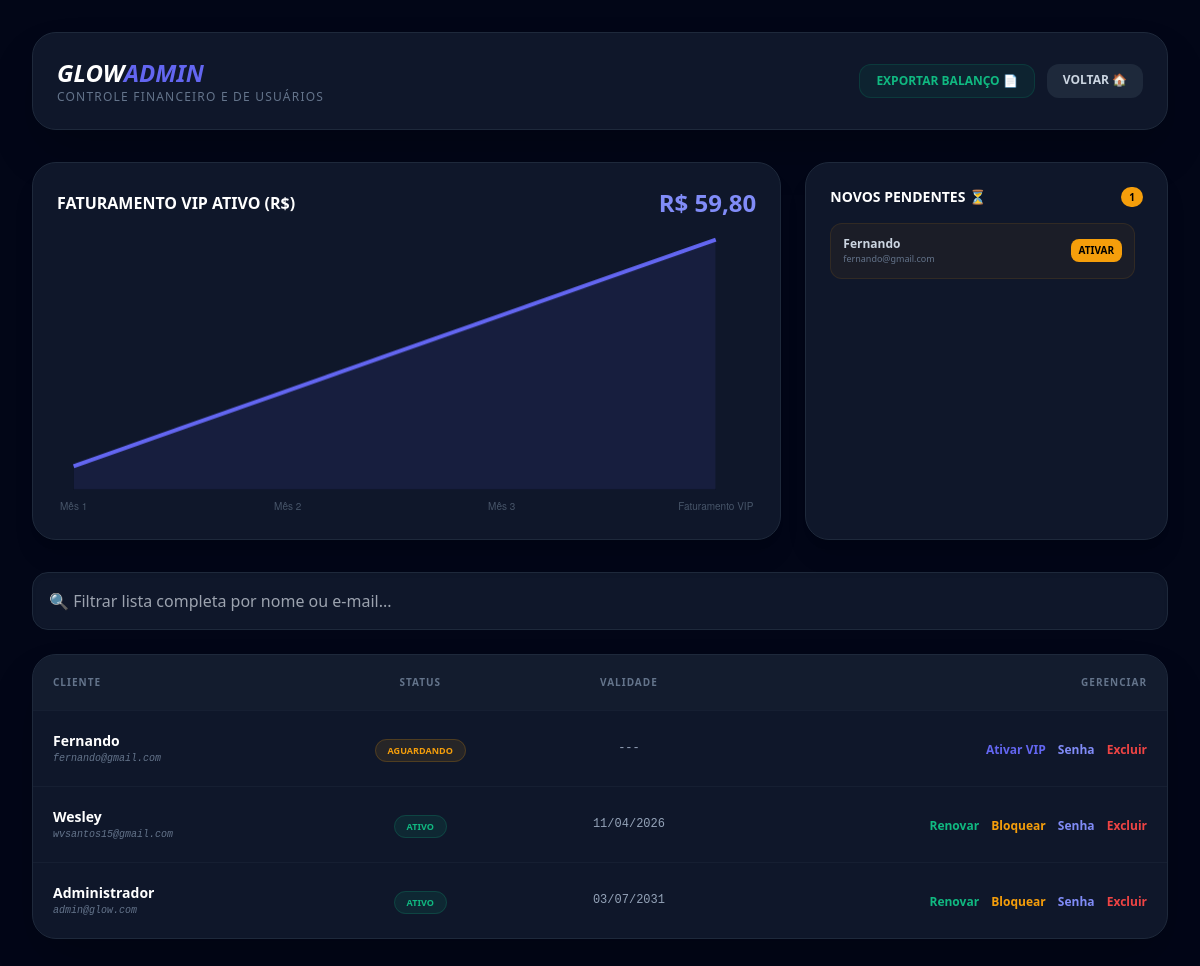
The page /admin.php (signed in) on the database its author committed.
### tables this page shows
CREATE TABLE usuarios (
    id INTEGER PRIMARY KEY AUTOINCREMENT,
    nome VARCHAR(100) NOT NULL,
    email VARCHAR(100) NOT NULL UNIQUE,
    senha VARCHAR(255) NOT NULL,
    status TEXT DEFAULT "aguardando" CHECK(status IN ("aguardando","ativo","suspenso")),
    criado_em DATETIME DEFAULT CURRENT_TIMESTAMP,
    expira_em DATE DEFAULT NULL
);

### admin.php (the view, shortened to what this page needs)
<?php
try {
    $db_path = __DIR__ . "/glow.db";
    $pdo = new PDO("sqlite:" . $db_path);
    $pdo->setAttribute(PDO::ATTR_ERRMODE, PDO::ERRMODE_EXCEPTION);
} catch (Exception $e) { die("Erro: " . $e->getMessage()); }
$total_users = $pdo->query("SELECT count(*) FROM usuarios")->fetchColumn();
$total_ativos = $pdo->query("SELECT count(*) FROM usuarios WHERE status='ativo' AND expira_em >= date('now')")->fetchColumn();
$total_aguardando = $pdo->query("SELECT count(*) FROM usuarios WHERE status='aguardando'")->fetchColumn();
$faturamento = $total_ativos * 29.90;
$grafico_faturamento = [$faturamento * 0.7, $faturamento * 0.8, $faturamento * 0.9, $faturamento];
$usuarios = $pdo->query("SELECT * FROM usuarios ORDER BY id DESC")->fetchAll(PDO::FETCH_ASSOC);
$pendentes_lista = $pdo->query("SELECT id, nome, email FROM usuarios WHERE status='aguardando' ORDER BY id DESC")->fetchAll(PDO::FETCH_ASSOC);
?>
<!DOCTYPE html>
<html lang="pt-br">
<head>
    <script src="https://cdn.tailwindcss.com"></script>
</head>
<body class="bg-[#020617] text-slate-300 min-h-screen font-sans">
<div class="max-w-7xl mx-auto p-4 md:p-8">
    <div class="flex justify-between items-center mb-8 bg-[#0f172a] p-6 rounded-3xl border border-slate-800 shadow-2xl">
        <div>
            <h1 class="text-2xl font-black text-white italic">GLOW<span class="text-indigo-500">ADMIN</span></h1>
            <p class="text-xs text-slate-500 uppercase tracking-widest">Controle Financeiro e de Usuários</p>
        </div>
        <div class="flex gap-3">
            <button onclick="exportarRelatorio()" class="bg-emerald-600/10 text-emerald-500 border border-emerald-600/20 px-4 py-2 rounded-xl text-xs font-bold hover:bg-emerald-600 hover:text-white transition">EXPORTAR BALANÇO 📄</button>
            <a href="index.php" class="bg-slate-800 px-4 py-2 rounded-xl text-xs font-bold hover:bg-slate-700 transition">VOLTAR 🏠</a>
        </div>
    </div>
    <div class="grid grid-cols-1 lg:grid-cols-3 gap-6 mb-8">
        <div class="lg:col-span-2 bg-[#0f172a] p-6 rounded-3xl border border-slate-800 shadow-xl">
            <h3 class="text-white font-bold mb-4 flex justify-between items-center">
                FATURAMENTO VIP ATIVO (R$)
                <span class="text-indigo-400 text-2xl font-black">R$ <?= number_format($faturamento, 2, ',', '.') ?></span>
            </h3>
            <canvas id="faturamentoChart" height="120"></canvas>
        </div>
        <div class="bg-[#0f172a] p-6 rounded-3xl border border-slate-800 shadow-xl border-amber-500/20">
            <h3 class="text-white font-bold mb-4 text-sm uppercase text-amber-500 flex justify-between">
                Novos Pendentes ⏳
                <span class="bg-amber-500 text-black px-2 rounded-full text-[10px]"><?= $total_aguardando ?></span>
            </h3>
            <div class="space-y-3 overflow-y-auto max-h-[250px] pr-2">
                <?php foreach($pendentes_lista as $p): ?>
                <div class="flex justify-between items-center bg-amber-500/5 p-3 rounded-xl border border-amber-500/10">
                    <div class="flex flex-col">
                        <span class="text-xs font-bold text-slate-300"><?= $p['nome'] ?></span>
                        <span class="text-[9px] text-slate-500"><?= $p['email'] ?></span>
                    </div>
                    <a href="?ativar=<?= $p['id'] ?>" class="text-[10px] bg-amber-500 text-black font-black px-2 py-1 rounded-lg">ATIVAR</a>
                </div>
                <?php endforeach; ?>
            </div>
        </div>
    </div>
    <input type="text" id="inputBusca" placeholder="🔍 Filtrar lista completa por nome ou e-mail..." class="w-full bg-[#0f172a] border border-slate-800 p-4 rounded-2xl mb-6 outline-none focus:border-indigo-500 text-white shadow-inner">
    <div class="bg-[#0f172a] rounded-3xl border border-slate-800 overflow-hidden shadow-2xl">
        <table class="w-full text-left border-collapse">
            <thead class="bg-slate-800/30 text-[10px] uppercase text-slate-500 font-black tracking-widest">
                <tr>
                    <th class="p-5">Cliente</th>
                    <th class="p-5 text-center">Status</th>
                    <th class="p-5 text-center">Validade</th>
                    <th class="p-5 text-right">Gerenciar</th>
                </tr>
            </thead>
            <tbody id="tabelaCorpo">
                <?php foreach ($usuarios as $u): $exp = ($u["expira_em"] && $u["expira_em"] < date("Y-m-d")); ?>
                <tr class="border-t border-slate-800/50 hover:bg-white/5 transition linha-user">
                    <td class="p-5">
                        <div class="text-white font-bold text-sm"><?= $u["nome"] ?></div>
                        <div class="text-[10px] text-slate-500 font-mono italic"><?= $u["email"] ?></div>
                    </td>
                    <td class="p-5 text-center">
                        <span class="text-[9px] font-black px-3 py-1 rounded-full border <?= $exp ? 'bg-red-500/10 text-red-500 border-red-500/20' : ($u['status'] == 'ativo' ? 'bg-emerald-500/10 text-emerald-500 border-emerald-500/20' : 'bg-amber-500/10 text-amber-500 border-amber-500/20') ?>">
                            <?= $exp ? 'EXPIRADO' : strtoupper($u['status']) ?>
                        </span>
                    </td>
                    <td class="p-5 text-center font-mono text-xs text-slate-400">
                        <?= $u["expira_em"] ? date("d/m/Y", strtotime($u["expira_em"])) : '---' ?>
                    </td>
                    <td class="p-5 text-right space-x-2">
                        <?php if($u['status'] == 'ativo'): ?>
                            <a href="?renovar=<?= $u["id"] ?>" class="text-emerald-500 hover:text-white transition text-xs font-bold">Renovar</a>
                            <a href="?bloquear=<?= $u["id"] ?>" class="text-amber-500 hover:text-white transition text-xs font-bold">Bloquear</a>
                        <?php else: ?>
                            <a href="?ativar=<?= $u["id"] ?>" class="text-indigo-500 hover:text-white transition text-xs font-bold">Ativar VIP</a>
                        <?php endif; ?>
                        <button onclick="confirmarAcao('resetar_senha', <?= $u['id'] ?>)" class="text-indigo-400 hover:text-white transition text-xs font-bold">Senha</button>
                        <button onclick="confirmarAcao('excluir', <?= $u['id'] ?>)" class="text-red-500 hover:text-white transition text-xs font-bold">Excluir</button>
                    </td>
                </tr>
                <?php endforeach; ?>
            </tbody>
        </table>
    </div>
</div>
<script>
    // --- FILTRO REAL-TIME ---
    document.getElementById('inputBusca').addEventListener('keyup', function() {
        let busca = this.value.toLowerCase();
        document.querySelectorAll('.linha-user').forEach(linha => {
            linha.style.display = linha.innerText.toLowerCase().includes(busca) ? '' : 'none';
        });
    });
    // --- MODAL CONFIRM ---
    function confirmarAcao(acao, id) {
        document.getElementById('btn-confirmar-link').href = "? " + acao + "=" + id;
        const modal = document.getElementById('modal-confirm');
        modal.classList.remove('hidden');
        modal.classList.add('flex');
    }
    function fecharModalConfirm() { document.getElementById('modal-confirm').classList.add('hidden'); }
    // --- GRÁFICO (Dados baseados apenas em Ativos) ---
    new Chart(document.getElementById('faturamentoChart'), {
        type: 'line',
        data: {
            labels: ['Mês 1', 'Mês 2', 'Mês 3', 'Faturamento VIP'],
            datasets: [{
                label: 'Faturamento R$',
                data: [<?= implode(',', $grafico_faturamento) ?>],
                borderColor: '#6366f1',
                backgroundColor: 'rgba(99, 102, 241, 0.1)',
                fill: true,
                tension: 0.4,
                borderWidth: 4,
                pointRadius: 0
            }]
        },
        options: {
            plugins: { legend: { display: false } },
            scales: {
                y: { display: false },
                x: { grid: { display: false }, ticks: { color: '#475569', font: { size: 10 } } }
            }
        }
    });
    // --- EXPORTAÇÃO PDF ---
    function exportarRelatorio() {
        const { jsPDF } = window.jspdf;
        const doc = new jsPDF();
        doc.setFontSize(22);
        doc.text("BALANÇO COMERCIAL - GLOW PDF", 20, 20);
        doc.setFontSize(14);
        doc.text("Total de Usuários: <?= $total_users ?>", 20, 40);
        doc.text("VIPs Ativos: <?= $total_ativos ?>", 20, 50);
        doc.text("Faturamento Mensal: R$ <?= number_format($faturamento, 2, ',', '.') ?>", 20, 60);
        doc.text("Data: " + new Date().toLocaleDateString(), 20, 80);
        doc.save("balanco_glow.pdf");
    }
</script>
</body>
</html>

### rows shown on the page
usuarios: nome "Fernando", email "fernando@gmail.com", status "AGUARDANDO"
usuarios: nome "Wesley", email "wvsantos15@gmail.com", status "ATIVO", expira_em "11/04/2026"
usuarios: nome "Administrador", email "admin@glow.com", status "ATIVO", expira_em "03/07/2031"

### other values the page prints
$faturamento "59,80"
$total_aguardando "1"
chart data {{ implode(',', $grafico_faturamento) }} 41.86,47.84,53.82,59.8
